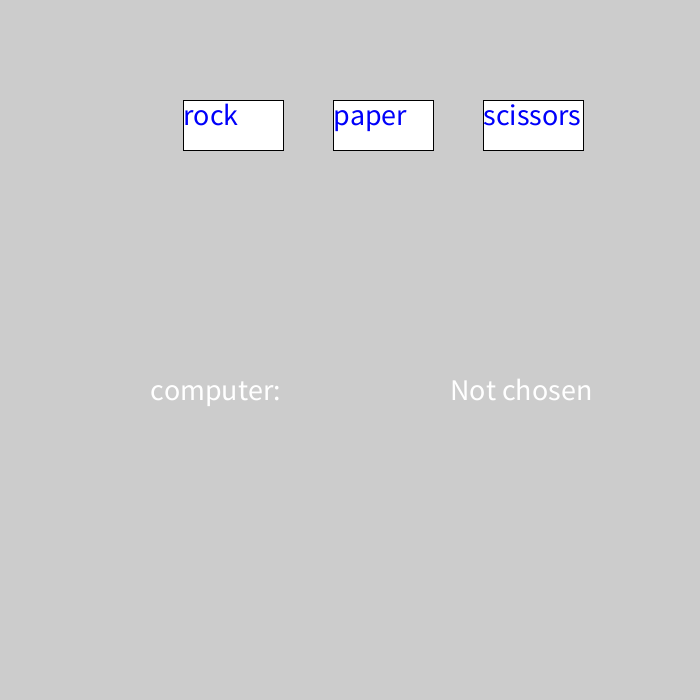
Frame 1 (no input)
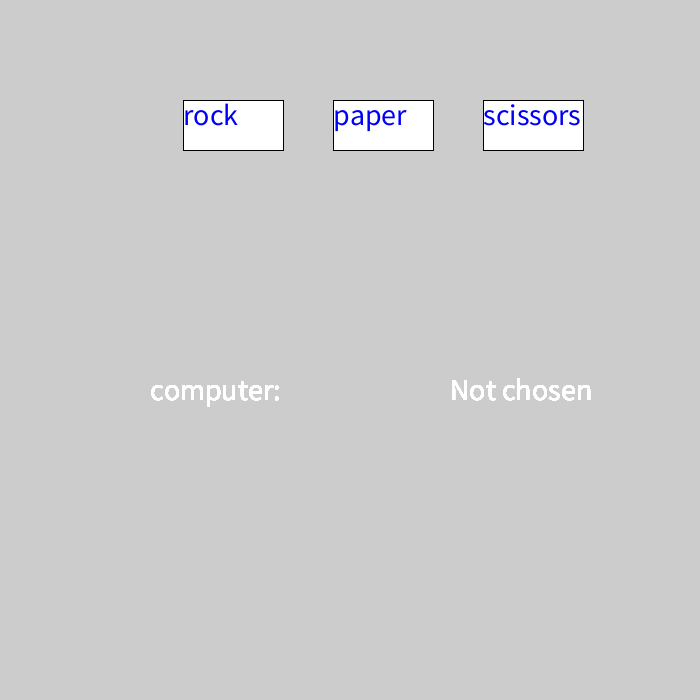
Frame 60 (the mouse pressed at the canvas centre just before this capture)
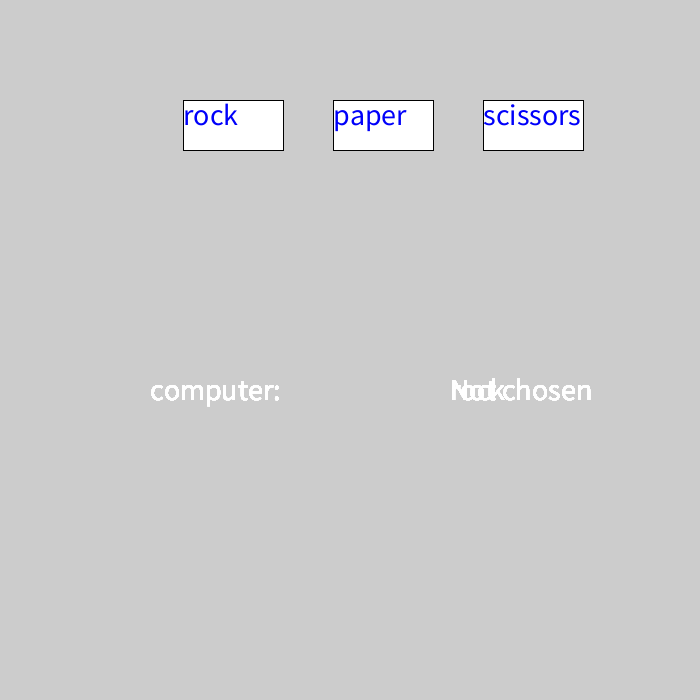
Frame 120 (the mouse held since frame 60 and released just before this capture)

The Processing sketch that drew these frames (run headless with seeded random() and noise(); from frame 60 on, the mouse is pressed at the canvas centre):

// Processing sketch: rock_paper_scissors
// ── rock_paper_scissors.pde
String userChoice = "Not Chosen";
int rand;
String computerChoice = "Not chosen";

void setup() {
  size(700, 700);
  textSize(30);
}

void draw() {
  fill(255);
  text("computer:", 150, 400);
  text(computerChoice, 450, 400);
  rect(width / 3 -50, 100, 100, 50);
  fill(255);
  rect(width / 3 +100, 100, 100, 50);
  fill(255);
  rect(width / 3 +250, 100, 100, 50);
  fill(0);
  if (userChoice == "rock") {
    fill(250, 0, 0);
    rect(width / 3 -50, 100, 100, 50);
    fill(255);
  }
  if (userChoice == "paper") {
    rect(width / 3 +100, 100, 100, 50);
  fill(255);
  }
  if (userChoice == "scissors") {
    fill(250, 0, 0);
    rect(width / 3 +250, 100, 100, 50);
  fill(255);
  }
  fill(0, 0, 250);
  text("rock", width / 3 -50, 125);
  text("paper", width / 3 +100, 125);
  text("scissors", width / 3 +250, 125);
}
void mousePressed() {
  background(150);

  if (mouseX > width / 3 -50 && mouseX < width / 3 + 50 && mouseY >100 && mouseY<150) {
    rand = (int) random(3);
    userChoice = "rock";
  } else if (mouseX > width / 3 +100 && mouseX < width / 3 + 200 && mouseY >100 && mouseY<150) {
    rand = (int) random(3);
    userChoice = "paper";
  } else if (mouseX > width / 3 +250 && mouseX < width / 3 + 350 && mouseY >100 && mouseY<150) {
    rand = (int) random(3);
    userChoice = "scissors";
  }
  println(mouseX + ", " + mouseY);
  println(userChoice);
  if (rand == 0) {
    computerChoice = "rock";
    if (userChoice == "rock") {
      text("You tied", 300, 600);
    }
    if (userChoice == "paper") {
      text("You won", 300, 600);
    }
    if (userChoice == "scissors") {
      text("You lost", 300, 600);
    }
  }
  if (rand == 1) {
    computerChoice = "paper";
    if (userChoice == "paper") {
      text("You tied", 300, 600);
    }
    if (userChoice == "scissors") {
      text("You won", 300, 600);
    }
    if (userChoice == "rock") {
      text("You lost", 300, 600);
    }
  }
  if (rand == 2) {
    computerChoice = "scissors";
    if (userChoice == "scissors") {
      text("You tied", 300, 600);
    }
    if (userChoice == "rock") {
      text("You won", 300, 600);
    }
    if (userChoice == "paper") {
      text("You lost", 300, 600);
    }
  }
}
